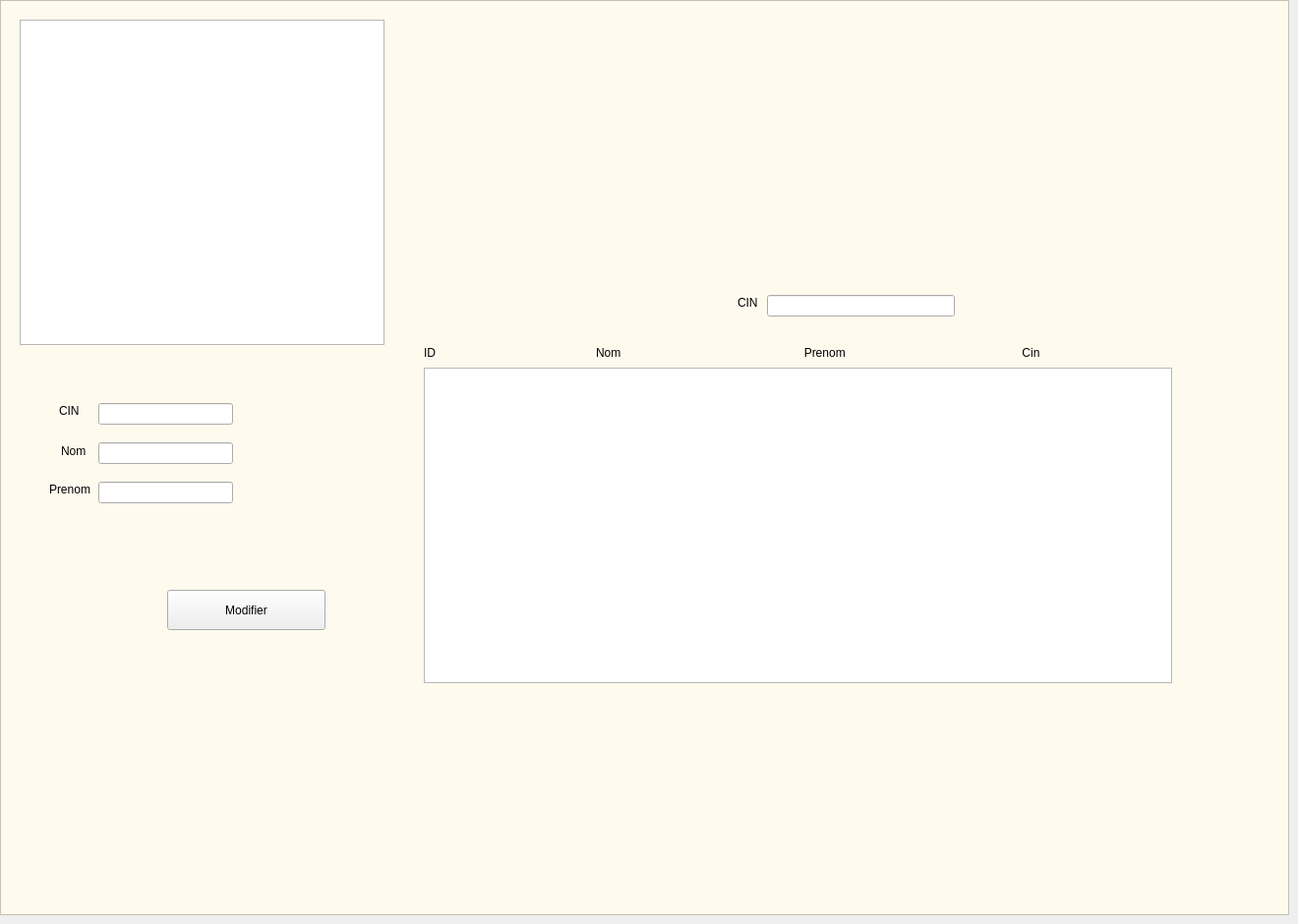
     <widget class="QWidget" name="tab_20">
      <attribute name="title">
       <string>Rechercher</string>
      </attribute>
      <widget class="QLabel" name="label_85">
       <property name="geometry">
        <rect>
         <x>750</x>
         <y>300</y>
         <width>20</width>
         <height>16</height>
        </rect>
       </property>
       <property name="text">
        <string>CIN</string>
       </property>
      </widget>
      <widget class="QLabel" name="label_86">
       <property name="geometry">
        <rect>
         <x>431</x>
         <y>351</y>
         <width>736</width>
         <height>16</height>
        </rect>
       </property>
       <property name="text">
        <string>ID                                                 Nom                                                        Prenom                                                      Cin</string>
       </property>
      </widget>
      <widget class="QGraphicsView" name="graphicsView_31">
       <property name="geometry">
        <rect>
         <x>0</x>
         <y>0</y>
         <width>1311</width>
         <height>931</height>
        </rect>
       </property>
       <property name="styleSheet">
        <string notr="true">
background-color: rgb(255, 250, 238);</string>
       </property>
      </widget>
      <widget class="QLabel" name="label_91">
       <property name="geometry">
        <rect>
         <x>60</x>
         <y>410</y>
         <width>21</width>
         <height>16</height>
        </rect>
       </property>
       <property name="text">
        <string>CIN</string>
       </property>
      </widget>
      <widget class="QLabel" name="label_92">
       <property name="geometry">
        <rect>
         <x>50</x>
         <y>490</y>
         <width>44</width>
         <height>16</height>
        </rect>
       </property>
       <property name="text">
        <string>Prenom</string>
       </property>
      </widget>
      <widget class="QLineEdit" name="prenom_11">
       <property name="geometry">
        <rect>
         <x>100</x>
         <y>490</y>
         <width>137</width>
         <height>22</height>
        </rect>
       </property>
      </widget>
      <widget class="QLabel" name="label_93">
       <property name="geometry">
        <rect>
         <x>62</x>
         <y>451</y>
         <width>26</width>
         <height>16</height>
        </rect>
       </property>
       <property name="text">
        <string>Nom</string>
       </property>
      </widget>
      <widget class="QLineEdit" name="nom_11">
       <property name="geometry">
        <rect>
         <x>100</x>
         <y>450</y>
         <width>137</width>
         <height>22</height>
        </rect>
       </property>
      </widget>
      <widget class="QLineEdit" name="cin_11">
       <property name="geometry">
        <rect>
         <x>100</x>
         <y>410</y>
         <width>137</width>
         <height>22</height>
        </rect>
       </property>
      </widget>
      <widget class="QPushButton" name="pushButton_modifier_3">
       <property name="geometry">
        <rect>
         <x>170</x>
         <y>600</y>
         <width>161</width>
         <height>41</height>
        </rect>
       </property>
       <property name="styleSheet">
        <string notr="true">border-image: url(:/new/MODIF2.png);
font: 75 11pt &quot;MS Shell Dlg 2&quot;;</string>
       </property>
       <property name="text">
        <string>Modifier</string>
       </property>
      </widget>
      <widget class="QGraphicsView" name="graphicsView_14">
       <property name="geometry">
        <rect>
         <x>20</x>
         <y>20</y>
         <width>371</width>
         <height>331</height>
        </rect>
       </property>
       <property name="styleSheet">
        <string notr="true">border-image: url(:/new/logo.png);</string>
       </property>
      </widget>
      <widget class="QLineEdit" name="chercher_2">
       <property name="geometry">
        <rect>
         <x>780</x>
         <y>300</y>
         <width>191</width>
         <height>22</height>
        </rect>
       </property>
      </widget>
      <widget class="QListWidget" name="listWidget_6">
       <property name="geometry">
        <rect>
         <x>431</x>
         <y>374</y>
         <width>761</width>
         <height>321</height>
        </rect>
       </property>
      </widget>
      <zorder>graphicsView_31</zorder>
      <zorder>label_86</zorder>
      <zorder>pushButton_modifier_3</zorder>
      <zorder>graphicsView_14</zorder>
      <zorder>label_85</zorder>
      <zorder>chercher_2</zorder>
      <zorder>label_92</zorder>
      <zorder>label_91</zorder>
      <zorder>prenom_11</zorder>
      <zorder>nom_11</zorder>
      <zorder>label_93</zorder>
      <zorder>cin_11</zorder>
      <zorder>listWidget_6</zorder>
     </widget>
